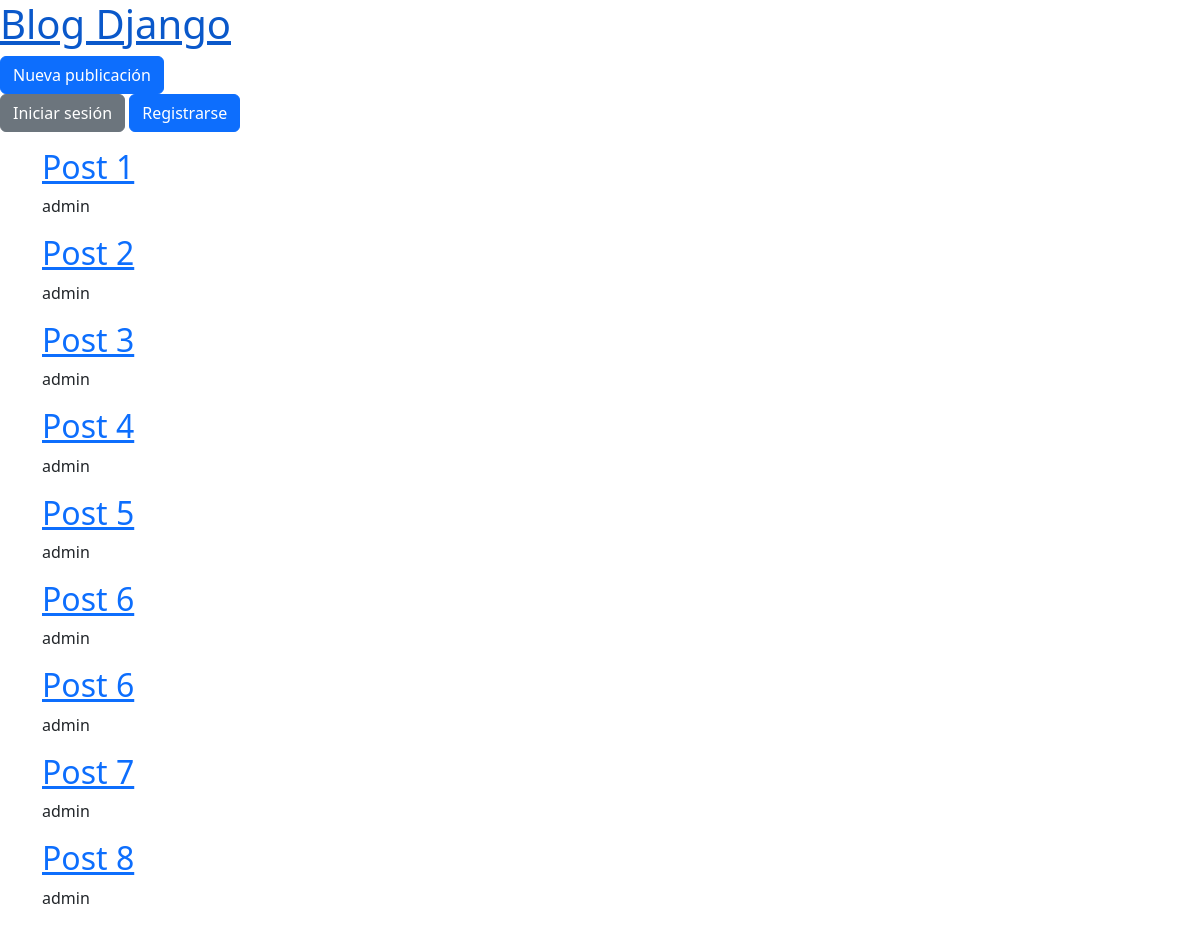
The app's page /, older data.
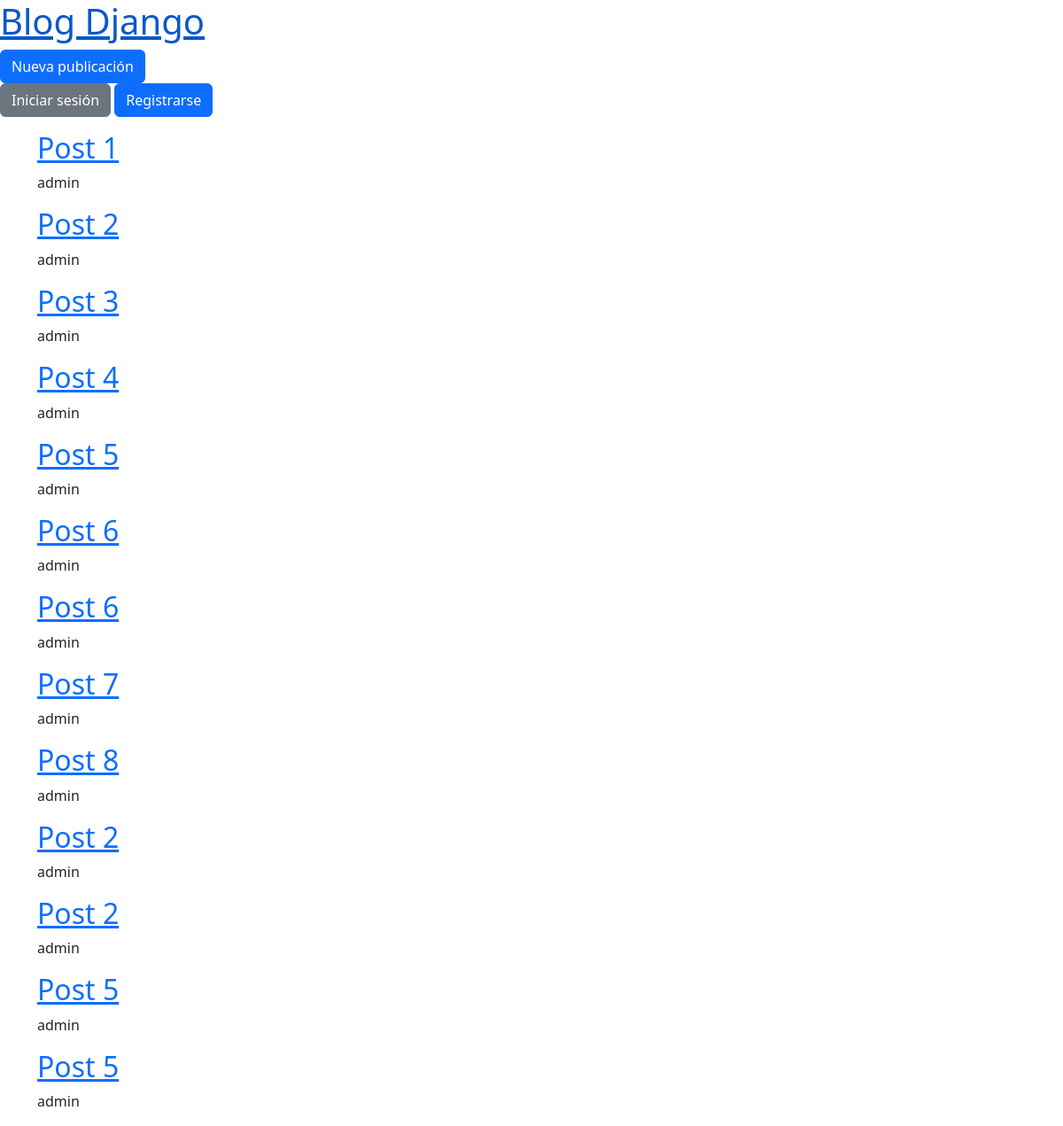
The same page, newer data.
### blog/models.py (models this page shows, shortened)
class Publication(models.Model):
    title = models.CharField(max_length=30)
    body = models.TextField()
    author = models.ForeignKey('auth.User', on_delete=models.CASCADE)
    date = models.DateTimeField(auto_now_add=True)
    updated = models.DateTimeField(auto_now=True)

### blog/views.py (the view)
# urls.py: path('', PublicationListView.as_view(), name='publications-list'),
class PublicationListView(ListView):
    model = Publication
    template_name = 'publications-list.html'

### templates/publications-list.html
{% extends "_base.html" %}
{% block content %}
    {%  for post in publication_list %}
    <h2> <a href="{% url 'publication-detail' post.pk %}"> {{ post.title }}</a></h2>
        <p>{{ post.author }} </p>
    {% endfor %}
{% endblock %}

### templates/_base.html (shortened to what this page needs)
<!DOCTYPE html>
<html lang="en">
<head>
    <link href="https://cdn.jsdelivr.net/npm/bootstrap@5.3.3/dist/css/bootstrap.min.css" rel="stylesheet">
</head>
<body>
    <header>
        <h1><a href="{% url 'publications-list' %}">Blog Django</a></h1>
    <div> <a href="{% url 'publication-create' %}" class="btn btn-primary">Nueva publicación</a></div>
    </header>
        {% if user.is_authenticated %}
        <p>Hola {{ user.username }}</p>
        <form action="{% url 'logout' %}" method="post" class="d-inline">
            {% csrf_token %}
            <button type="submit">Cerrar sesión</button>
        </form>
    {% else %}
        <p><a href="{% url 'login' %}" class="btn btn-secondary">Iniciar sesión</a>
        <a href="{% url 'signup' %}" class="btn btn-primary">Registrarse</a></p>
    {% endif %}
    <main class="container">
        {% block content %}
        {% endblock %}
        </main>
</body>
</html>

Row changes from the older to the newer data that the page shows:
added Publication: title "Post 2", author "admin"
added Publication: title "Post 2", author "admin"
added Publication: title "Post 5", author "admin"
added Publication: title "Post 5", author "admin"
